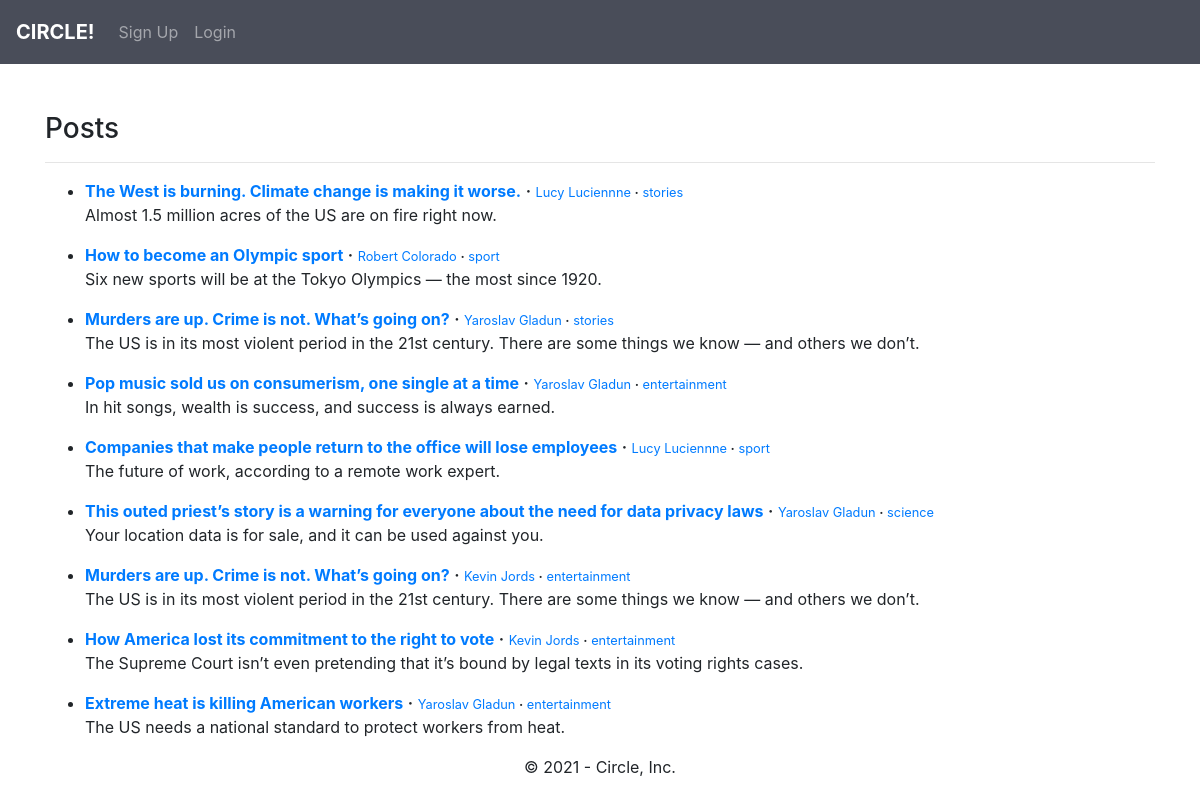
The page / on the database its author committed.
### main/models.py (models this page shows, shortened)
class Post(models.Model):
    title = models.CharField(max_length=255)
    header_image = models.ImageField(null=True, blank=True, upload_to='images/')
    title_tag = models.CharField(max_length=500)
    author = models.ForeignKey(User, on_delete=models.CASCADE)
    body = RichTextField(blank=True, null=True)
    publication_date = models.DateField(auto_now_add=True)
    category = models.CharField(max_length=255, default='travel')
    likes = models.ManyToManyField(User, related_name='blog_posts')

### main/views.py (the view)
# urls.py: path('', HomeView.as_view(), name='home'),
class HomeView(ListView):
    model = Post
    template_name = 'main/home.html'
    ordering = ['-id']
    def get_context_data(self, *args, **kwargs):
        cat_menu = Category.objects.all()
        context = super(HomeView, self).get_context_data()
        context['cat_menu'] = cat_menu
        return context

### main/templates/main/home.html
{% extends 'main/index.html' %}
{% block content %}
<br/>
<h3>Posts</h3>
<hr>
{% for post in object_list %}
<ul>
    <li><a href="{% url 'article-detail' post.pk %}"><b>{{ post.title }}</b></a>  <b>·</b>  <small><a href="{% url 'profile_page' post.author.profile.id %}">{{ post.author.first_name }}
        {{ post.author.last_name }}</a> <b>·</b>  <a href="{% url 'category' post.category %}">{{ post.category }}</a><br/></small>
        {{ post.title_tag }}
    </li>
</ul>
{% endfor %}
{% endblock %}

### rows shown on the page
Post: title "The West is burning. Climate change is making it worse.", author.first_name "Lucy", author.last_name "Luciennne", category "stories", title_tag "Almost 1.5 million acres of the US are on fire right now."
Post: title "How to become an Olympic sport", author.first_name "Robert", author.last_name "Colorado", category "sport", title_tag "Six new sports will be at the Tokyo Olympics — the most since 1920."
Post: title "Murders are up. Crime is not. What’s going on?", author.first_name "Yaroslav", author.last_name "Gladun", category "stories", title_tag "The US is in its most violent period in the 21st century. There are some things we know — and others we don’t."
Post: title "Pop music sold us on consumerism, one single at a time", author.first_name "Yaroslav", author.last_name "Gladun", category "entertainment", title_tag "In hit songs, wealth is success, and success is always earned."
Post: title "Companies that make people return to the office will lose employees", author.first_name "Lucy", author.last_name "Luciennne", category "sport", title_tag "The future of work, according to a remote work expert."
Post: title "This outed priest’s story is a warning for everyone about the need for data privacy laws", author.first_name "Yaroslav", author.last_name "Gladun", category "science", title_tag "Your location data is for sale, and it can be used against you."
Post: title "Murders are up. Crime is not. What’s going on?", author.first_name "Kevin", author.last_name "Jords", category "entertainment", title_tag "The US is in its most violent period in the 21st century. There are some things we know — and others we don’t."
Post: title "How America lost its commitment to the right to vote", author.first_name "Kevin", author.last_name "Jords", category "entertainment", title_tag "The Supreme Court isn’t even pretending that it’s bound by legal texts in its voting rights cases."
Post: title "Extreme heat is killing American workers", author.first_name "Yaroslav", author.last_name "Gladun", category "entertainment", title_tag "The US needs a national standard to protect workers from heat."
